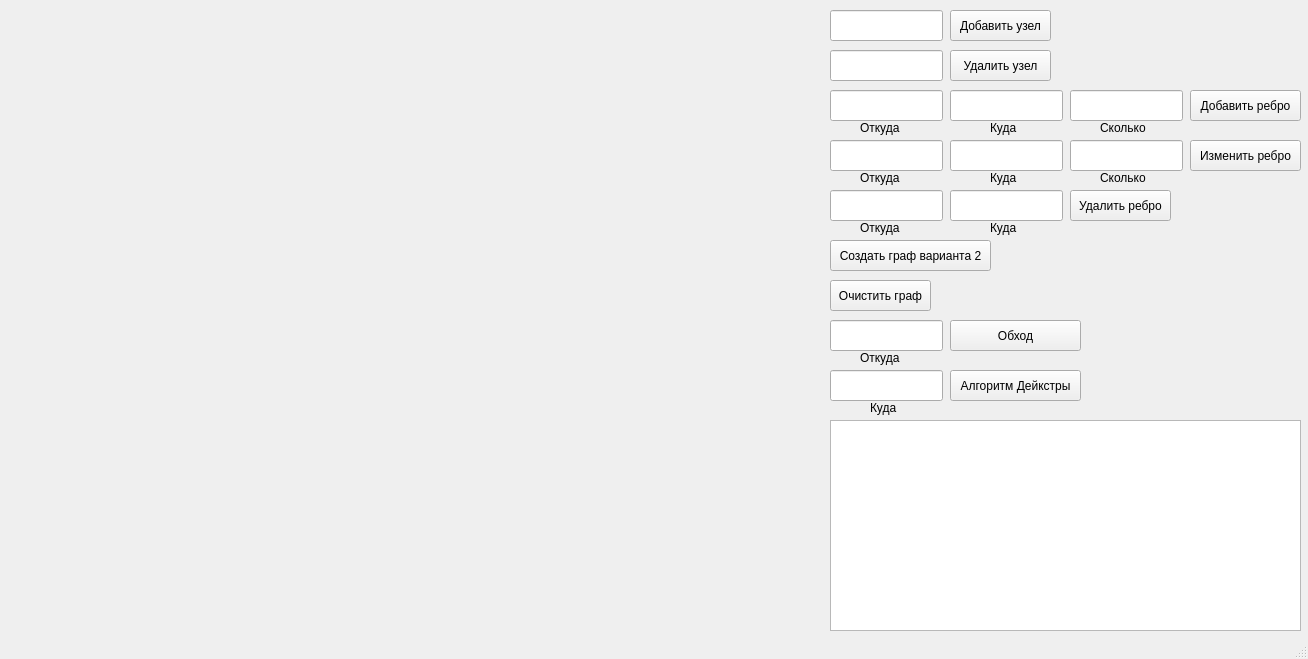
<?xml version="1.0" encoding="UTF-8"?>
<ui version="4.0">
 <class>Graphs</class>
 <widget class="QMainWindow" name="Graphs">
  <property name="geometry">
   <rect>
    <x>0</x>
    <y>0</y>
    <width>1308</width>
    <height>659</height>
   </rect>
  </property>
  <property name="windowTitle">
   <string>Graph</string>
  </property>
  <widget class="QWidget" name="centralwidget">
   <widget class="QLabel" name="label_2">
    <property name="geometry">
     <rect>
      <x>990</x>
      <y>120</y>
      <width>55</width>
      <height>16</height>
     </rect>
    </property>
    <property name="text">
     <string>Куда</string>
    </property>
   </widget>
   <widget class="QLineEdit" name="lineEdit">
    <property name="geometry">
     <rect>
      <x>830</x>
      <y>10</y>
      <width>113</width>
      <height>31</height>
     </rect>
    </property>
   </widget>
   <widget class="QPushButton" name="pushButton_6">
    <property name="geometry">
     <rect>
      <x>1190</x>
      <y>140</y>
      <width>111</width>
      <height>31</height>
     </rect>
    </property>
    <property name="text">
     <string>Изменить ребро</string>
    </property>
   </widget>
   <widget class="QLineEdit" name="lineEdit_9">
    <property name="geometry">
     <rect>
      <x>950</x>
      <y>140</y>
      <width>113</width>
      <height>31</height>
     </rect>
    </property>
   </widget>
   <widget class="QLabel" name="label_3">
    <property name="geometry">
     <rect>
      <x>1100</x>
      <y>120</y>
      <width>55</width>
      <height>16</height>
     </rect>
    </property>
    <property name="text">
     <string>Сколько</string>
    </property>
   </widget>
   <widget class="QLineEdit" name="lineEdit_10">
    <property name="geometry">
     <rect>
      <x>1070</x>
      <y>140</y>
      <width>113</width>
      <height>31</height>
     </rect>
    </property>
   </widget>
   <widget class="QPushButton" name="pushButton_7">
    <property name="geometry">
     <rect>
      <x>830</x>
      <y>280</y>
      <width>101</width>
      <height>31</height>
     </rect>
    </property>
    <property name="text">
     <string>Очистить граф</string>
    </property>
   </widget>
   <widget class="QLineEdit" name="lineEdit_3">
    <property name="geometry">
     <rect>
      <x>950</x>
      <y>90</y>
      <width>113</width>
      <height>31</height>
     </rect>
    </property>
   </widget>
   <widget class="QLabel" name="label">
    <property name="geometry">
     <rect>
      <x>860</x>
      <y>120</y>
      <width>55</width>
      <height>16</height>
     </rect>
    </property>
    <property name="text">
     <string>Откуда</string>
    </property>
   </widget>
   <widget class="QLabel" name="label_8">
    <property name="geometry">
     <rect>
      <x>1100</x>
      <y>170</y>
      <width>55</width>
      <height>16</height>
     </rect>
    </property>
    <property name="text">
     <string>Сколько</string>
    </property>
   </widget>
   <widget class="QLabel" name="label_5">
    <property name="geometry">
     <rect>
      <x>990</x>
      <y>220</y>
      <width>55</width>
      <height>16</height>
     </rect>
    </property>
    <property name="text">
     <string>Куда</string>
    </property>
   </widget>
   <widget class="QPushButton" name="pushButton_8">
    <property name="geometry">
     <rect>
      <x>950</x>
      <y>320</y>
      <width>131</width>
      <height>31</height>
     </rect>
    </property>
    <property name="text">
     <string>Обход</string>
    </property>
   </widget>
   <widget class="QLabel" name="label_6">
    <property name="geometry">
     <rect>
      <x>860</x>
      <y>170</y>
      <width>55</width>
      <height>16</height>
     </rect>
    </property>
    <property name="text">
     <string>Откуда</string>
    </property>
   </widget>
   <widget class="QPushButton" name="pushButton_3">
    <property name="geometry">
     <rect>
      <x>950</x>
      <y>50</y>
      <width>101</width>
      <height>31</height>
     </rect>
    </property>
    <property name="text">
     <string>Удалить узел</string>
    </property>
   </widget>
   <widget class="QPushButton" name="pushButton_2">
    <property name="geometry">
     <rect>
      <x>1190</x>
      <y>90</y>
      <width>111</width>
      <height>31</height>
     </rect>
    </property>
    <property name="text">
     <string>Добавить ребро</string>
    </property>
   </widget>
   <widget class="QLineEdit" name="lineEdit_5">
    <property name="geometry">
     <rect>
      <x>830</x>
      <y>50</y>
      <width>113</width>
      <height>31</height>
     </rect>
    </property>
   </widget>
   <widget class="QPushButton" name="pushButton_5">
    <property name="geometry">
     <rect>
      <x>830</x>
      <y>240</y>
      <width>161</width>
      <height>31</height>
     </rect>
    </property>
    <property name="text">
     <string>Создать граф варианта 2</string>
    </property>
   </widget>
   <widget class="QPushButton" name="pushButton_4">
    <property name="geometry">
     <rect>
      <x>1070</x>
      <y>190</y>
      <width>101</width>
      <height>31</height>
     </rect>
    </property>
    <property name="text">
     <string>Удалить ребро</string>
    </property>
   </widget>
   <widget class="QLineEdit" name="lineEdit_8">
    <property name="geometry">
     <rect>
      <x>830</x>
      <y>140</y>
      <width>113</width>
      <height>31</height>
     </rect>
    </property>
   </widget>
   <widget class="QPushButton" name="pushButton">
    <property name="geometry">
     <rect>
      <x>950</x>
      <y>10</y>
      <width>101</width>
      <height>31</height>
     </rect>
    </property>
    <property name="text">
     <string>Добавить узел</string>
    </property>
   </widget>
   <widget class="QLabel" name="label_7">
    <property name="geometry">
     <rect>
      <x>990</x>
      <y>170</y>
      <width>55</width>
      <height>16</height>
     </rect>
    </property>
    <property name="text">
     <string>Куда</string>
    </property>
   </widget>
   <widget class="QLineEdit" name="lineEdit_2">
    <property name="geometry">
     <rect>
      <x>830</x>
      <y>90</y>
      <width>113</width>
      <height>31</height>
     </rect>
    </property>
   </widget>
   <widget class="QLineEdit" name="lineEdit_6">
    <property name="geometry">
     <rect>
      <x>830</x>
      <y>190</y>
      <width>113</width>
      <height>31</height>
     </rect>
    </property>
   </widget>
   <widget class="QLabel" name="label_4">
    <property name="geometry">
     <rect>
      <x>860</x>
      <y>220</y>
      <width>55</width>
      <height>16</height>
     </rect>
    </property>
    <property name="text">
     <string>Откуда</string>
    </property>
   </widget>
   <widget class="QLineEdit" name="lineEdit_4">
    <property name="geometry">
     <rect>
      <x>1070</x>
      <y>90</y>
      <width>113</width>
      <height>31</height>
     </rect>
    </property>
   </widget>
   <widget class="QLineEdit" name="lineEdit_7">
    <property name="geometry">
     <rect>
      <x>950</x>
      <y>190</y>
      <width>113</width>
      <height>31</height>
     </rect>
    </property>
   </widget>
   <widget class="QTextBrowser" name="label_9">
    <property name="geometry">
     <rect>
      <x>830</x>
      <y>420</y>
      <width>471</width>
      <height>211</height>
     </rect>
    </property>
   </widget>
   <widget class="QLineEdit" name="lineEdit_11">
    <property name="geometry">
     <rect>
      <x>830</x>
      <y>320</y>
      <width>113</width>
      <height>31</height>
     </rect>
    </property>
   </widget>
   <widget class="QLineEdit" name="lineEdit_12">
    <property name="geometry">
     <rect>
      <x>830</x>
      <y>370</y>
      <width>113</width>
      <height>31</height>
     </rect>
    </property>
   </widget>
   <widget class="QPushButton" name="pushButton_9">
    <property name="geometry">
     <rect>
      <x>950</x>
      <y>370</y>
      <width>131</width>
      <height>31</height>
     </rect>
    </property>
    <property name="text">
     <string>Алгоритм Дейкстры</string>
    </property>
   </widget>
   <widget class="QLabel" name="label_10">
    <property name="geometry">
     <rect>
      <x>860</x>
      <y>350</y>
      <width>55</width>
      <height>16</height>
     </rect>
    </property>
    <property name="text">
     <string>Откуда</string>
    </property>
   </widget>
   <widget class="QLabel" name="label_11">
    <property name="geometry">
     <rect>
      <x>870</x>
      <y>400</y>
      <width>55</width>
      <height>16</height>
     </rect>
    </property>
    <property name="text">
     <string>Куда</string>
    </property>
   </widget>
  </widget>
  <widget class="QStatusBar" name="statusbar"/>
 </widget>
 <resources/>
 <connections/>
</ui>
